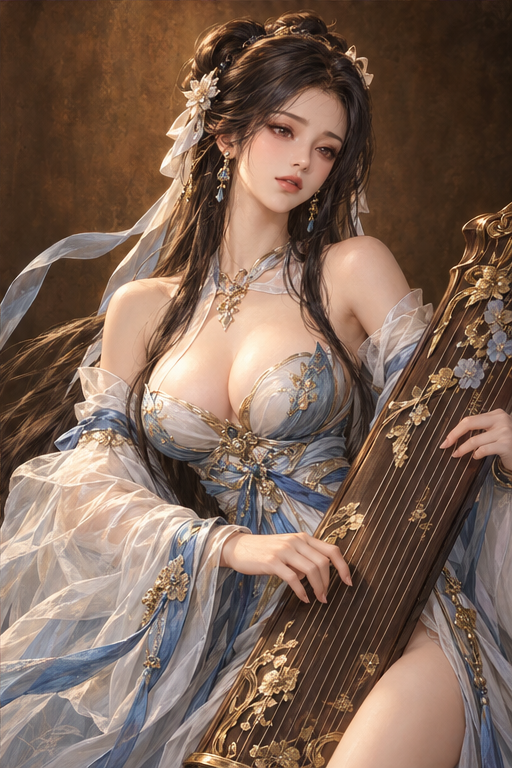
#> input picture src/pool_src/cai_wenji.png, 512 x 768 px
$ python lightcheck.py ../pool_src/cai_wenji.png out.png
#> lines starting #> are read from the running program, lines starting #| are printed output that depends on the picture; after the words box and inside, x2 and y2 are one past the last pixel; in counts of white or black regions, pixels touching at a corner belong together
# usage: lightcheck.py SRC OUT  -- remove a pale painted checkerboard behind a darker figure
import sys,numpy as np
from PIL import Image
from scipy import ndimage
a=np.asarray(Image.open(sys.argv[1]).convert('RGB')).astype(int);mx,mn=a.max(2),a.min(2)
#> after `mx, mn = (a.max(2), a.min(2))`:
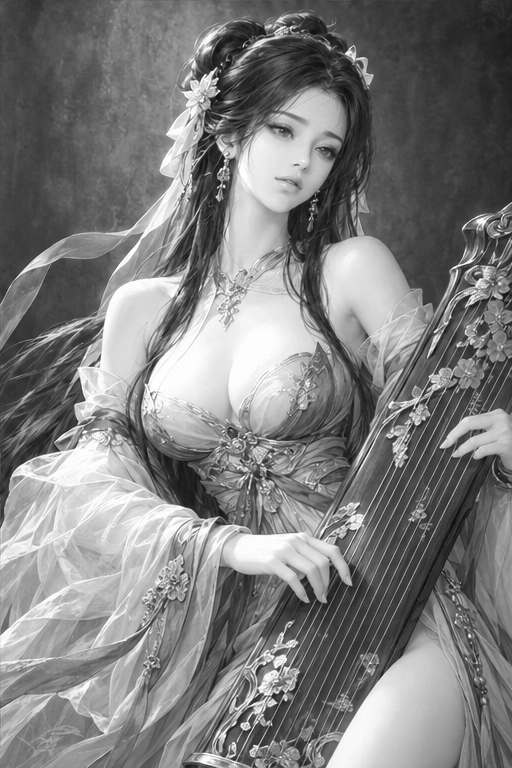
#> mx: shape (768, 512) int64; min 10, max 255, mean 125.9
#> after `mx, mn = (a.max(2), a.min(2))`:
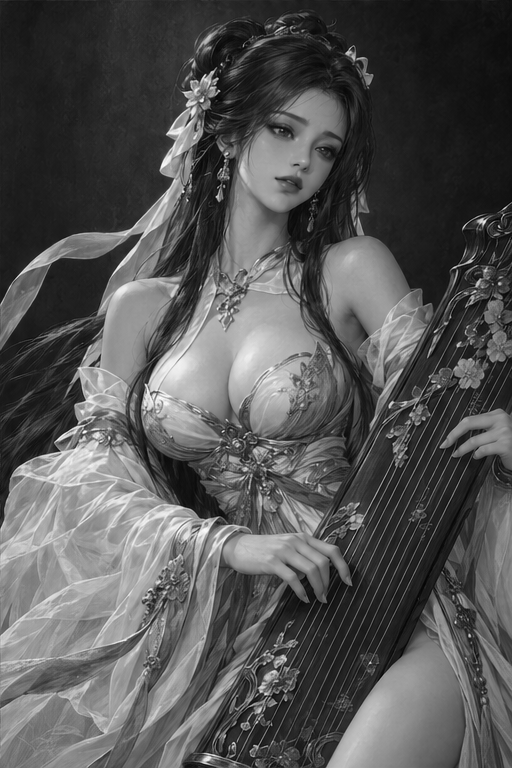
#> mn: shape (768, 512) int64; min 2, max 255, mean 85
light=((mx-mn)<14)&(mn>=205)
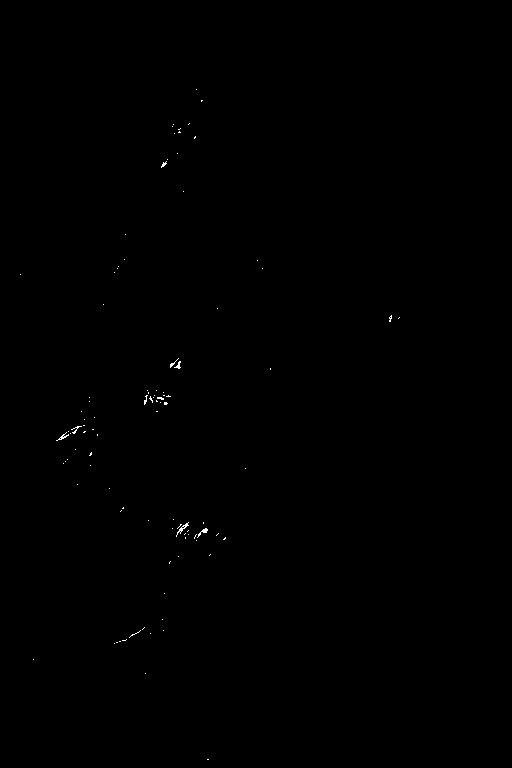
#> light: shape (768, 512) bool; 0.11% white in thin lines or dots, all inside (x1, y1, x2, y2) = (20, 89, 400, 760)
lab,n=ndimage.label(light);border=set(np.unique(np.concatenate([lab[0],lab[-1],lab[:,0],lab[:,-1]])))-{0}
#> after `lab, n = ndimage.label(light)`: lab: shape (768, 512) int32; 139 distinct labels, from 0 to 138
#> after `lab, n = ndimage.label(light)`: n = 138
#> after `border = set(np.unique(np.concatenate([lab[0], lab[-1], lab[:, 0], lab`: border = 0 items
bg=np.isin(lab,list(border));sz=ndimage.sum(light,lab,range(n+1))
#> after `bg = np.isin(lab, list(border))`: bg: shape (768, 512) bool; every value is 0
#> after `sz = ndimage.sum(light, lab, range(n + 1))`: sz = 139 values, max 38 at index 87, min 0 at index 0, mean 3.08
bg|=np.isin(lab,[i for i in range(1,n+1) if i not in border and sz[i]>400])
fg=ndimage.binary_opening(~bg,iterations=1)
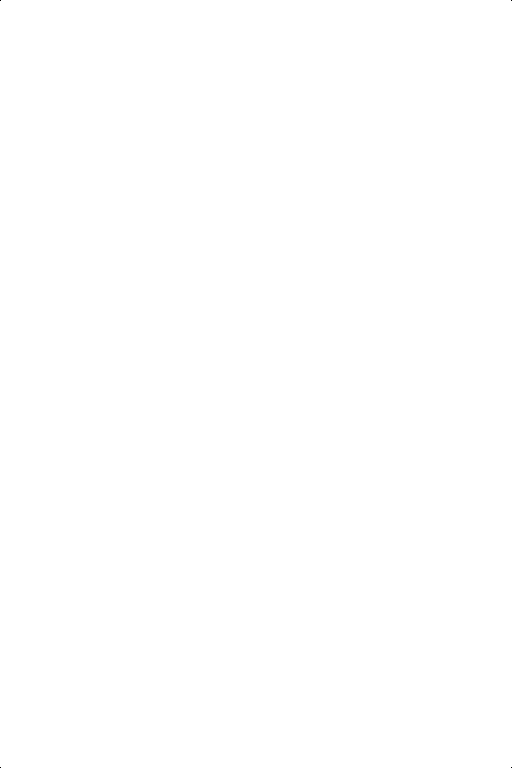
#> fg: shape (768, 512) bool; 100% white; black in thin lines or dots
l2,n2=ndimage.label(fg);s2=ndimage.sum(fg,l2,range(1,n2+1));fg=np.isin(l2,[i+1 for i,s in enumerate(s2) if s>500])
#> after `l2, n2 = ndimage.label(fg)`: l2: shape (768, 512) int32; values 0 (black) and 1 (white), 100% white; black in thin lines or dots
#> after `l2, n2 = ndimage.label(fg)`: n2 = 1
#> after `s2 = ndimage.sum(fg, l2, range(1, n2 + 1))`: s2 = [393212]
for _ in range(2):fg&=~(ndimage.binary_dilation(~fg)&((mx-mn)<20)&(mn>190))
al=ndimage.gaussian_filter(fg.astype(float),.7)
im=Image.fromarray(np.dstack([a.astype(np.uint8),(al*255).astype(np.uint8)]),'RGBA');im.save(sys.argv[2])
b=Image.new('RGBA',im.size,(30,90,160,255));b.alpha_composite(im);b.resize((341,512)).save(sys.argv[2].replace('.png','_chk.png'))
#> after `b = Image.new('RGBA', im.size, (30, 90, 160, 255))`:
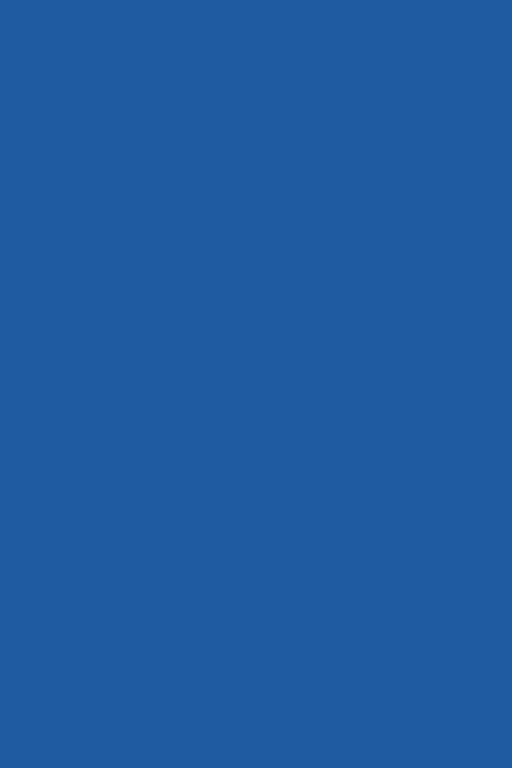
#> b: PIL image 512x768 RGBA; mean R, G, B, A 30, 90, 160, 255

$ run again, on src/pool_src/fx_fentian_src.png
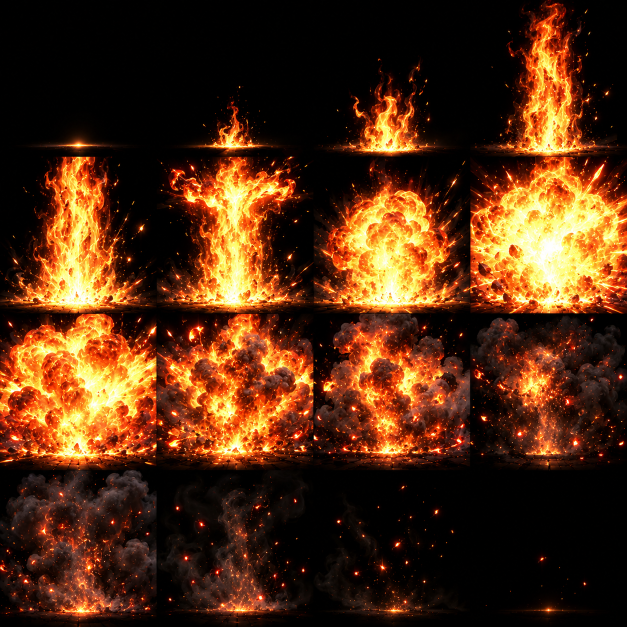
#> input picture src/pool_src/fx_fentian_src.png, 1254 x 1254 px (shown at 1/2 size)
#> `light=((mx-mn)<14)&(mn>=205)`:
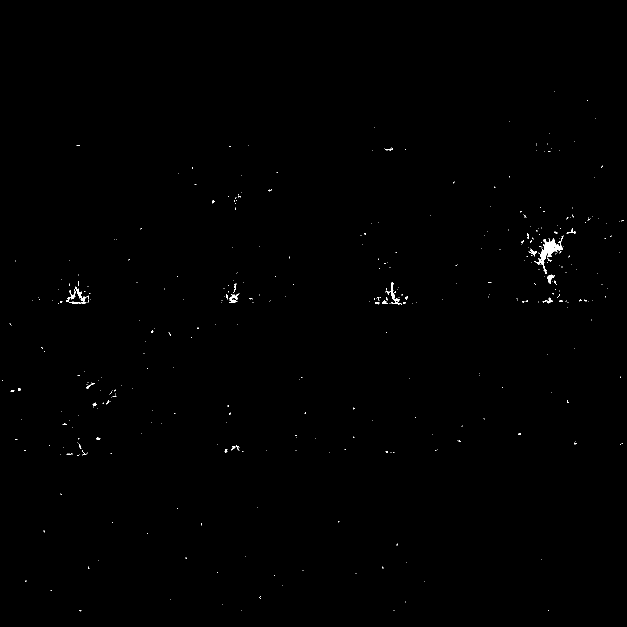
#> light: shape (1254, 1254) bool (shown at 1/2 size); 0.25% white; 398 white regions (371 under 20 px), largest, box (x1, y1, x2, y2) and area: (1068, 471, 1127, 548) 1061, (771, 565, 804, 609) 260, (139, 573, 178, 608) 254
#> lab: shape (1254, 1254) int32; 484 distinct labels, from 0 to 483
#> n = 483
#> border = 0 items
#> sz = 484 values, max 1039 at index 100, min 0 at index 0, mean 8.13
#> l2: shape (1254, 1254) int32; 3 distinct labels, from 0 to 2
#> n2 = 2
#> s2 = [1571434, 5]
#> `b = Image.new('RGBA', im.size, (30, 90, 160, 255))`:
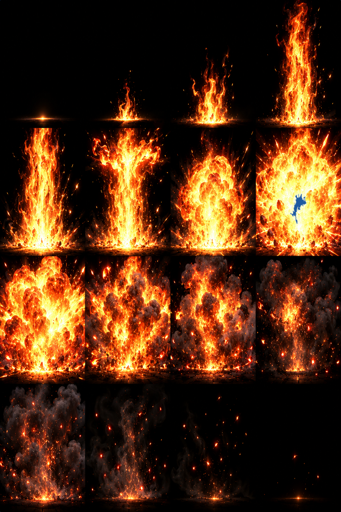
#> saved as out_chk.png: PIL image 341x512 RGBA; mean R, G, B, A 82.9, 44.9, 18.6, 255
